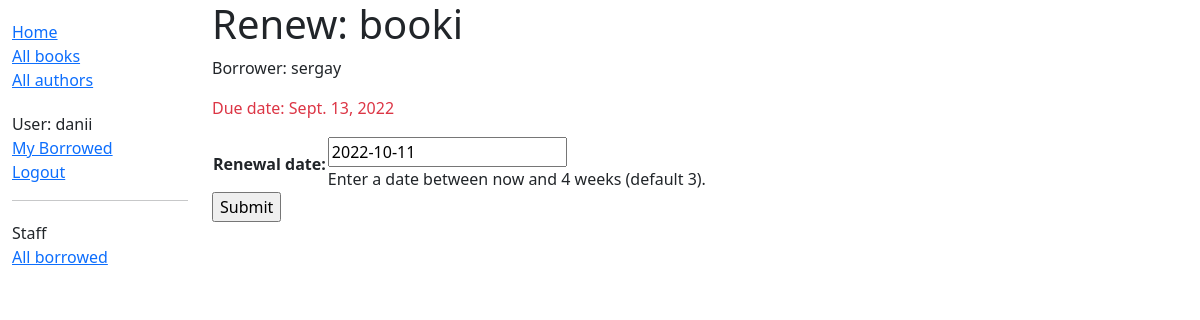
The app's page /catalog/book/f2ed34c2-07a2-452a-bff0-cf25f8362853/renew/ (signed in), older data.
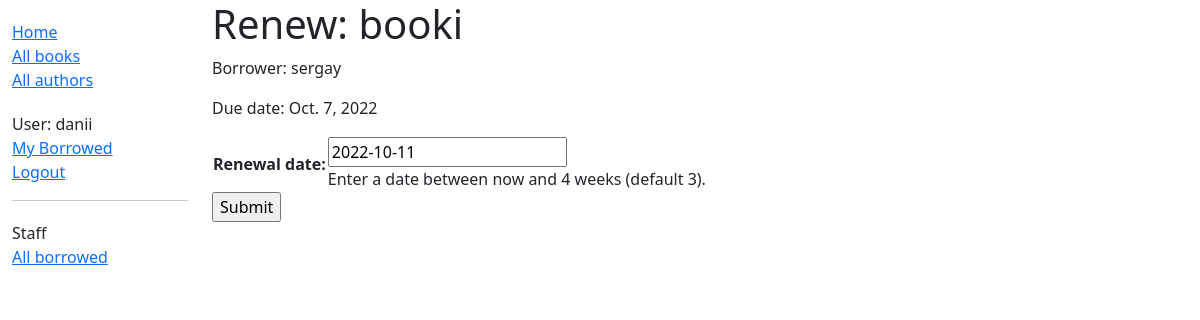
The same page, newer data.
### catalog/models.py (models this page shows, shortened)
class BookInstance(models.Model):
    id = models.UUIDField(primary_key=True, default=uuid.uuid4, help_text="Unique ID for this particular book across whole library")
    book = models.ForeignKey('Book', on_delete=models.SET_NULL, null=True)
    imprint = models.CharField(max_length=200)
    due_back = models.DateField(null=True, blank=True)
    borrower = models.ForeignKey(User, on_delete=models.SET_NULL, null=True, blank=True)
    LOAN_STATUS = (
        ('m', 'Maintenance'),
        ('o', 'On loan'),
        ('a', 'Available'),
        ('r', 'Reserved'),
    )
    status = models.CharField(max_length=1, choices=LOAN_STATUS, blank=True, default='m', help_text='Book availability')
    class Meta:
        ordering = ["due_back"]
        permissions = (("can_mark_returned", "Set book as returned"),)
    @property
    def is_overdue(self):
        if self.due_back and date.today() > self.due_back:
            return True
        return False

### catalog/views.py (the view)
# urls.py: re_path(r'^book/(?P<pk>[-\w]+)/renew/$', views.renew_book_librarian, name='renew-book-librarian'),
@permission_required('catalog.can_mark_returned')
def renew_book_librarian(request, pk):
    book_inst = get_object_or_404(BookInstance, pk=pk)
    if request.method == 'POST':
        form = RenewBookForm(request.POST)
        if form.is_valid():
            book_inst.due_back = form.cleaned_data['renewal_date']
            book_inst.save()
            return HttpResponseRedirect(reverse('all-borrowed'))
    else:
        proposed_renewal_date = datetime.date.today() + datetime.timedelta(weeks=3)
        form = RenewBookForm(initial={'renewal_date': proposed_renewal_date,})
    return render(request, 'catalog/book_renew_librarian.html', {'form': form, 'bookinst':book_inst})

### catalog/forms.py (shortened to what this page needs)
class RenewBookForm(forms.Form):
    renewal_date = forms.DateField(help_text="Enter a date between now and 4 weeks (default 3).")

### catalog/templates/catalog/book_renew_librarian.html (shortened to what this page needs)
{% extends "base_generic.html" %}
{% block content %}
    <h1>Renew: {{bookinst.book.title}}</h1>
    <p>Borrower: {{bookinst.borrower}}</p>
    <p{% if bookinst.is_overdue %} class="text-danger"{% endif %}>Due date: {{bookinst.due_back}}</p>
    <form action="" method="post">
        <table>
        {{ form }}
        </table>
        <input type="submit" value="Submit" />
    </form>
{% endblock %}

Row changes from the older to the newer data that the page shows:
changed BookInstance "sergay": due_back "Sept. 13, 2022" → "Oct. 7, 2022"
